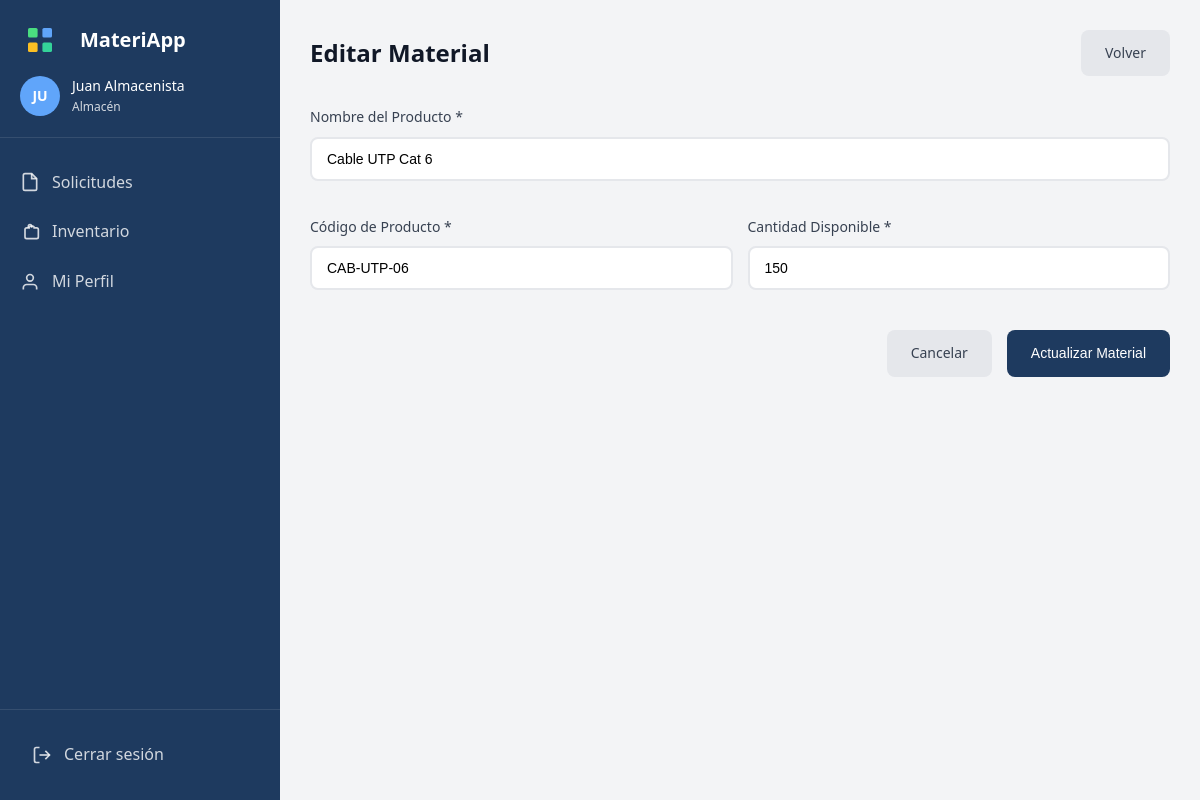
/almacen/material/1/editar (signed in), run on the app's committed database.
### tables this page shows
CREATE TABLE inventario (
    id_item INT AUTO_INCREMENT PRIMARY KEY,
    serial VARCHAR(50),
    mac VARCHAR(50),
    nombre_producto VARCHAR(150) NOT NULL,
    nombre_marca VARCHAR(100),
    referencia VARCHAR(100),
    cod_producto VARCHAR(50) NOT NULL,
    cantidad_disponible INT NOT NULL DEFAULT 0,
    nombre_bodega VARCHAR(100) NOT NULL,
    cod_bodega VARCHAR(50) NOT NULL
);

### core/Session.php (called while the page is built, shortened)
<?php
class Session {
    public static function get($key) {
        return isset($_SESSION[$key]) ? $_SESSION[$key] : null;
    }
    public static function has($key) {
        return isset($_SESSION[$key]);
    }
    public static function isLoggedIn() {
        return self::has('user_id') && self::has('user_role');
    }
    public static function getUserRole() {
        return self::get('user_role');
    }
    public static function getUserName() {
        return self::get('user_name');
    }
    public static function checkExpiration() {
        return true;
    }
    public static function requireRole($allowedRoles) {
        $userRole = self::getUserRole();
        if (!is_array($allowedRoles)) {
            $allowedRoles = [$allowedRoles];
        }
    }
}

### core/Database.php (called while the page is built, shortened)
<?php
class Database {
    private static $instance = null;
    private $connection;
    private function __construct() {
        try {
            $dsn = "mysql:host=" . DB_HOST . ";dbname=" . DB_NAME . ";charset=" . DB_CHARSET;
            $options = [
                PDO::ATTR_ERRMODE => PDO::ERRMODE_EXCEPTION,
                PDO::ATTR_DEFAULT_FETCH_MODE => PDO::FETCH_ASSOC,
                PDO::ATTR_EMULATE_PREPARES => false
            ];
            $this->connection = new PDO($dsn, DB_USER, DB_PASS, $options);
        } catch (PDOException $e) {
            die("Error de conexión a la base de datos: " . $e->getMessage());
        }
    }
    public static function getInstance() {
        if (self::$instance === null) {
            self::$instance = new self();
        }
        return self::$instance;
    }
public function getConnection() {
        return $this->connection;
    }
}

### controllers/AlmacenController.php (called while the page is built, shortened)
<?php
require_once ROOT_PATH . 'models/InventarioModel.php';
class AlmacenController {
    private $inventarioModel;
    public function __construct() {
        $this->inventarioModel = new InventarioModel();
    }
    public function editarMaterial($id) {
        $item = $this->inventarioModel->findById($id);
        View::render('almacen/editar_material', [
            'item' => $item,
            'pageTitle' => 'Editar Material'
        ]);
    }
}

### index.php (called while the page is built, shortened)
<?php
require_once __DIR__ . '/config/database.php';
require_once ROOT_PATH . 'core/Database.php';
require_once ROOT_PATH . 'core/Session.php';
require_once ROOT_PATH . 'core/Router.php';
$router = new Router();
$router->get('auth/login', 'AuthController', 'login');
$router->post('auth/login', 'AuthController', 'login');
$router->get('auth/registro', 'AuthController', 'registro');
$router->post('auth/registro', 'AuthController', 'registro');
$router->get('auth/logout', 'AuthController', 'logout');
$router->get('auth/unauthorized', 'AuthController', 'unauthorized');
$router->get('empleado/solicitudes', 'EmpleadoController', 'solicitudes');
$router->get('empleado/nueva', 'EmpleadoController', 'nueva');
$router->post('empleado/crear', 'EmpleadoController', 'crear');
$router->get('empleado/ver/(\d+)', 'EmpleadoController', 'ver');
$router->get('empleado/perfil', 'EmpleadoController', 'perfil');
$router->get('almacen/solicitudes', 'AlmacenController', 'solicitudes');
$router->get('almacen/ver/(\d+)', 'AlmacenController', 'ver');
$router->post('almacen/aprobar/(\d+)', 'AlmacenController', 'aprobar');
$router->post('almacen/rechazar/(\d+)', 'AlmacenController', 'rechazar');
$router->get('almacen/inventario', 'AlmacenController', 'inventario');
$router->post('almacen/inventario/agregar', 'AlmacenController', 'agregarMaterial');
$router->get('almacen/material/(\d+)/editar', 'AlmacenController', 'editarMaterial');
$router->post('almacen/material/(\d+)/editar', 'AlmacenController', 'editarMaterial');
$router->post('almacen/material/(\d+)/eliminar', 'AlmacenController', 'eliminarMaterial');
$router->get('almacen/perfil', 'AlmacenController', 'perfil');
$router->get('admin/usuarios', 'AdminController', 'usuarios');
$router->get('admin/solicitudes', 'AdminController', 'solicitudes');
$router->get('admin/ver-solicitud/(\d+)', 'AdminController', 'verSolicitud');
$router->get('admin/registro', 'AdminController', 'registro');
$router->post('admin/agregar-cedula', 'AdminController', 'agregarCedula');
$router->post('admin/eliminar-cedula/(\d+)', 'AdminController', 'eliminarCedula');
$router->get('admin/usuario/(\d+)/editar', 'AdminController', 'editarUsuario');
$router->post('admin/usuario/(\d+)/editar', 'AdminController', 'editarUsuario');
$router->post('admin/usuario/(\d+)/restablecer', 'AdminController', 'restablecerContrasena');
$router->post('admin/solicitud/(\d+)/eliminar', 'AdminController', 'eliminarSolicitud');
$router->get('admin/dashboard', 'AdminController', 'estadisticas');
$router->get('', 'AuthController', 'login');
$uri = $_SERVER['REQUEST_URI'];
$method = $_SERVER['REQUEST_METHOD'];
$uri = parse_url($uri, PHP_URL_PATH);
$basePath = trim(parse_url(BASE_URL, PHP_URL_PATH), '/');
if (!empty($basePath) && strpos($uri, '/' . $basePath) === 0) {
    $uri = substr($uri, strlen($basePath) + 1);
}
$uri = trim($uri, '/');
try {
    $router->dispatch($uri, $method);
} catch (Exception $e) {
    error_log("Error en MateriApp: " . $e->getMessage());
    error_log("URI: " . $uri);
    http_response_code(500);
    echo "Error interno del servidor: " . $e->getMessage();
}

### models/InventarioModel.php (called while the page is built, shortened)
<?php
require_once ROOT_PATH . 'entities/Inventario.php';
class InventarioModel {
    private $db;
    public function __construct() {
        $this->db = Database::getInstance()->getConnection();
    }
    public function findById($id) {
        $sql = "SELECT * FROM inventario WHERE id_item = :id";
        $stmt = $this->db->prepare($sql);
        $stmt->bindValue(':id', $id);
        $stmt->execute();
        $data = $stmt->fetch();
        return $data ? new Inventario($data) : null;
    }
}

### entities/Inventario.php (called while the page is built, shortened)
<?php
class Inventario {
    private $id_item;
    private $nombre_producto;
    private $cod_producto;
    private $cantidad_disponible;
    public function fill($data) {
        foreach ($data as $key => $value) {
            $method = 'set' . $this->snakeToCamel($key);
        }
    }
    private function snakeToCamel($string) {
        return str_replace(' ', '', ucwords(str_replace('_', ' ', $string)));
    }
    public function getIdItem() {
        return $this->id_item;
    }
    public function setIdItem($id_item) {
        $this->id_item = $id_item;
    }
    public function getNombreProducto() {
        return $this->nombre_producto;
    }
    public function setNombreProducto($nombre_producto) {
        $this->nombre_producto = $nombre_producto;
    }
    public function getCodProducto() {
        return $this->cod_producto;
    }
    public function setCodProducto($cod_producto) {
        $this->cod_producto = $cod_producto;
    }
    public function getCantidadDisponible() {
        return $this->cantidad_disponible;
    }
    public function setCantidadDisponible($cantidad_disponible) {
        $this->cantidad_disponible = $cantidad_disponible;
    }
}

### views/almacen/editar_material.php (the view, shortened to what this page needs)
<!DOCTYPE html>
<html lang="es">
<head>
    <link rel="stylesheet" href="<?= BASE_URL ?>public/css/styles.css">
    <link rel="stylesheet" href="<?= BASE_URL ?>public/js/styles.js.css">
</head>
<body>
    <div class="app-container">
        <aside class="sidebar">
            <div class="sidebar-header">
                <div class="logo">
                    <span class="logo-text">MateriApp</span>
                </div>
                <div class="user-info">
                    <div class="user-avatar"><?= strtoupper(substr(Session::getUserName(), 0, 2)) ?></div>
                    <div class="user-details">
                        <span class="user-name"><?= htmlspecialchars(Session::getUserName()) ?></span>
                        <span class="user-role">Almacén</span>
                    </div>
                </div>
            </div>
            <nav class="sidebar-nav">
                <a href="<?= BASE_URL ?>almacen/solicitudes" class="nav-item">
                    <svg width="20" height="20" viewBox="0 0 24 24" fill="none" stroke="currentColor" stroke-width="2">
                        <path d="M14 2H6a2 2 0 0 0-2 2v16a2 2 0 0 0 2 2h12a2 2 0 0 0 2-2V8z"></path>
                        <polyline points="14 2 14 8 20 8"></polyline>
                    </svg>
                    Solicitudes
                </a>
                <a href="<?= BASE_URL ?>almacen/inventario" class="nav-item">
                    <svg width="20" height="20" viewBox="0 0 24 24" fill="none" stroke="currentColor" stroke-width="2">
                        <path d="M20 7h-3a2 2 0 0 0-2-2h-2a2 2 0 0 0-2 2H8a2 2 0 0 0-2 2v9a2 2 0 0 0 2 2h12a2 2 0 0 0 2-2V9a2 2 0 0 0-2-2z"></path>
                        <path d="M10 7V5a2 2 0 0 1 2-2h0a2 2 0 0 1 2 2v2"></path>
                    </svg>
                    Inventario
                </a>
                <a href="<?= BASE_URL ?>almacen/perfil" class="nav-item">
                    <svg width="20" height="20" viewBox="0 0 24 24" fill="none" stroke="currentColor" stroke-width="2">
                        <path d="M20 21v-2a4 4 0 0 0-4-4H8a4 4 0 0 0-4 4v2"></path>
                        <circle cx="12" cy="7" r="4"></circle>
                    </svg>
                    Mi Perfil
                </a>
            </nav>
            <div class="sidebar-footer">
                <a href="<?= BASE_URL ?>auth/logout" class="logout-btn">
                    <svg width="20" height="20" viewBox="0 0 24 24" fill="none" stroke="currentColor" stroke-width="2">
                        <path d="M9 21H5a2 2 0 0 1-2-2V5a2 2 0 0 1 2-2h4"></path>
                        <polyline points="16 17 21 12 16 7"></polyline>
                        <line x1="21" y1="12" x2="9" y2="12"></line>
                    </svg>
                    Cerrar sesión
                </a>
            </div>
        </aside>
        <main class="main-content">
            <div class="content-header">
                <h1><?= $pageTitle ?></h1>
                <a href="<?= BASE_URL ?>almacen/inventario" class="btn btn-secondary">Volver</a>
            </div>
            <div class="form-container">
                <form method="POST" action="<?= BASE_URL ?>almacen/material/<?= $item->getIdItem() ?>/editar">
                    <div class="form-grid">
                        <div class="form-group" style="grid-column: span 2;">
                            <label for="nombre_producto">Nombre del Producto *</label>
                            <input type="text" id="nombre_producto" name="nombre_producto" value="<?= htmlspecialchars($item->getNombreProducto()) ?>" required>
                        </div>
                        <div class="form-group">
                            <label for="cod_producto">Código de Producto *</label>
                            <input type="text" id="cod_producto" name="cod_producto" value="<?= htmlspecialchars($item->getCodProducto()) ?>" required>
                        </div>
                        <div class="form-group">
                            <label for="cantidad_disponible">Cantidad Disponible *</label>
                            <input type="number" id="cantidad_disponible" name="cantidad_disponible" value="<?= $item->getCantidadDisponible() ?>" required min="0">
                        </div>
                    </div>
                    <div class="form-actions">
                        <a href="<?= BASE_URL ?>almacen/inventario" class="btn btn-secondary">Cancelar</a>
                        <button type="submit" class="btn btn-primary">Actualizar Material</button>
                    </div>
                </form>
            </div>
        </main>
    </div>
</body>
</html>

### core/Router.php (shortened to what this page needs)
<?php
class Router {
    private $routes = [];
    public function get($path, $controller, $action) {
        $this->routes['GET'][$path] = ['controller' => $controller, 'action' => $action];
    }
    public function post($path, $controller, $action) {
        $this->routes['POST'][$path] = ['controller' => $controller, 'action' => $action];
    }
public function dispatch($uri, $method) {
        $uri = trim($uri, '/');
        foreach ($this->routes[$method] as $routePath => $route) {
            $pattern = '#^' . $routePath . '$#';
            if (preg_match($pattern, $uri, $matches)) {
                $controllerName = $route['controller'];
                $actionName = $route['action'];
                $controllerPath = ROOT_PATH . 'controllers/' . $controllerName . '.php';
                if (file_exists($controllerPath)) {
                    $controller = new $controllerName();
                    if (method_exists($controller, $actionName)) {
                        array_shift($matches);
                        call_user_func_array([$controller, $actionName], $matches);
                        return;
                    }
                }
            }
        }
    }
}

### data on the page
inventario: nombre_producto "Cable UTP Cat 6", cod_producto "CAB-UTP-06", cantidad_disponible "150"
